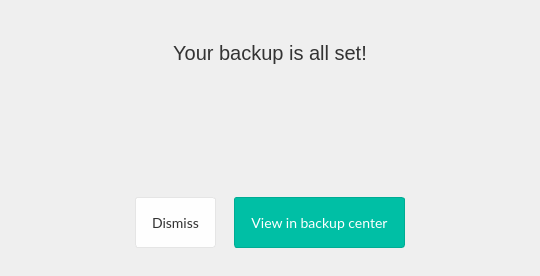
<?xml version="1.0" encoding="UTF-8"?>
<ui version="4.0">
 <class>BackupSetupSuccess</class>
 <widget class="QDialog" name="BackupSetupSuccess">
  <property name="geometry">
   <rect>
    <x>0</x>
    <y>0</y>
    <width>540</width>
    <height>276</height>
   </rect>
  </property>
  <property name="windowTitle">
   <string>Dialog</string>
  </property>
  <property name="styleSheet">
   <string notr="true">#lAllSet
{
color: #333333;
font-family: &quot;SF UI Text&quot;;
font-size: 20px;
}

#BackupSetupSuccess  QPushButton
{
border-radius: 3px;
font-family: Lato;
font-size: 14px;
padding-left: 16px;
padding: 16px;
}

#bDismiss
{
border: 1px solid #e5e5e5;
background: #FEFEFE;
color: #333333;
}

#bOpenBackupCenter
{
border: 1px solid #00AC94;
background-color: #00BFA5;
color: #FFFFFF;
}</string>
  </property>
  <layout class="QVBoxLayout" name="verticalLayout_2">
   <property name="spacing">
    <number>35</number>
   </property>
   <property name="leftMargin">
    <number>0</number>
   </property>
   <property name="topMargin">
    <number>28</number>
   </property>
   <property name="rightMargin">
    <number>0</number>
   </property>
   <property name="bottomMargin">
    <number>28</number>
   </property>
   <item>
    <widget class="QLabel" name="lAllSet">
     <property name="text">
      <string>Your backup is all set!</string>
     </property>
     <property name="alignment">
      <set>Qt::AlignCenter</set>
     </property>
    </widget>
   </item>
   <item>
    <widget class="QLabel" name="lRewind">
     <property name="text">
      <string notr="true"/>
     </property>
     <property name="pixmap">
      <pixmap resource="../Resources_win.qrc">:/images/Illustration/rewind/Rewind.png</pixmap>
     </property>
     <property name="alignment">
      <set>Qt::AlignCenter</set>
     </property>
    </widget>
   </item>
   <item>
    <layout class="QHBoxLayout" name="buttonsLayout">
     <property name="spacing">
      <number>14</number>
     </property>
     <property name="leftMargin">
      <number>131</number>
     </property>
     <property name="rightMargin">
      <number>131</number>
     </property>
     <item>
      <widget class="QPushButton" name="bDismiss">
       <property name="sizePolicy">
        <sizepolicy hsizetype="Maximum" vsizetype="Fixed">
         <horstretch>0</horstretch>
         <verstretch>0</verstretch>
        </sizepolicy>
       </property>
       <property name="minimumSize">
        <size>
         <width>0</width>
         <height>48</height>
        </size>
       </property>
       <property name="text">
        <string>Dismiss</string>
       </property>
      </widget>
     </item>
     <item>
      <widget class="QPushButton" name="bOpenBackupCenter">
       <property name="sizePolicy">
        <sizepolicy hsizetype="Maximum" vsizetype="Fixed">
         <horstretch>0</horstretch>
         <verstretch>0</verstretch>
        </sizepolicy>
       </property>
       <property name="minimumSize">
        <size>
         <width>0</width>
         <height>48</height>
        </size>
       </property>
       <property name="text">
        <string>View in backup center</string>
       </property>
      </widget>
     </item>
    </layout>
   </item>
  </layout>
 </widget>
 <resources>
  <include location="../Resources_linux.qrc"/>
 </resources>
 <connections>
  <connection>
   <sender>bDismiss</sender>
   <signal>clicked()</signal>
   <receiver>BackupSetupSuccess</receiver>
   <slot>reject()</slot>
   <hints>
    <hint type="sourcelabel">
     <x>175</x>
     <y>222</y>
    </hint>
    <hint type="destinationlabel">
     <x>269</x>
     <y>137</y>
    </hint>
   </hints>
  </connection>
  <connection>
   <sender>bOpenBackupCenter</sender>
   <signal>clicked()</signal>
   <receiver>BackupSetupSuccess</receiver>
   <slot>accept()</slot>
   <hints>
    <hint type="sourcelabel">
     <x>319</x>
     <y>222</y>
    </hint>
    <hint type="destinationlabel">
     <x>269</x>
     <y>137</y>
    </hint>
   </hints>
  </connection>
 </connections>
</ui>
